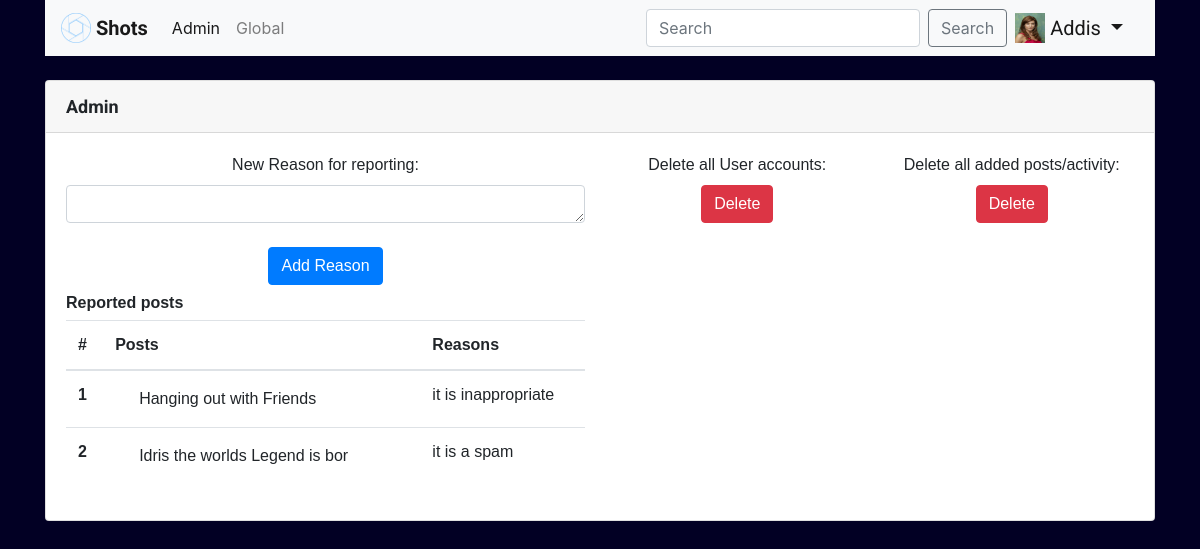
Screenshot of /adminPage.php (signed in) with the database file from the repository.
### tables this page shows
CREATE TABLE `tbprofilepic` (
  `user_id` int(11) NOT NULL,
  `filename` varchar(50) NOT NULL
);

CREATE TABLE `tbusers` (
  `user_id` int(11) NOT NULL,
  `name` char(100) NOT NULL,
  `surname` char(100) NOT NULL,
  `email` char(100) NOT NULL,
  `password` char(100) NOT NULL,
  `birthday` date NOT NULL
);

CREATE TABLE `tbreport` (
  `id` int(11) NOT NULL,
  `reporter_user_id` int(11) NOT NULL,
  `post_id` int(11) NOT NULL,
  `reason` varchar(100) NOT NULL
);

CREATE TABLE `tbgallery` (
  `image_id` int(11) NOT NULL,
  `user_id` int(11) NOT NULL,
  `filename` char(50) NOT NULL,
  `description` char(30) NOT NULL,
  `hashtags` char(50) NOT NULL
);

### adminPage.php (the view, shortened to what this page needs)
<?php include './config.php' ?>
<!DOCTYPE html>
<html lang="en">
    <head>
        <link rel="stylesheet" href="https://stackpath.bootstrapcdn.com/bootstrap/4.5.2/css/bootstrap.min.css">
        <link href="https://stackpath.bootstrapcdn.com/font-awesome/4.7.0/css/font-awesome.min.css" rel="stylesheet">
        <link rel="stylesheet" type="text/css" href="css/style.css">
    </head>
    <body class="darkMode">
      <div class="container">
        <nav class="navbar navbar-expand navbar-light bg-light">
          <a class="navbar-brand navText" href="homepage.php">
            <img src="./Favicon/1x/Asset1.png" width="30" height="30" class="d-inline-block align-top" alt="">
            Shots
          </a>
          <div class="collapse navbar-collapse" id="navbarNavDropdown">
            <ul class="navbar-nav mr-auto mt-2 mt-lg-0">
              <li class="nav-item active">
                <a class="nav-link" href="#">Admin <span class="sr-only">(current)</span></a>
              </li>
              <li class="nav-item">
                <a class="nav-link" href="global.php">Global</a>
              </li>
            </ul>
            <form class="form-inline my-2 my-lg-0" method="POST" action="search.php">
              <input class="form-control mr-sm-2" name="search" type="search" placeholder="Search">
              <button class="btn btn-outline-secondary my-2 my-sm-0" type="submit">Search</button>
            </form>
            <div class="bs-example ml-2">
              <div class="dropdown">
                  <a class="navbar-brand navProfile dropdown-toggle" data-toggle="dropdown" href="#">
                    <?php
                      $user = $_SESSION['user'];
                      $query89 = "SELECT * FROM tbusers WHERE user_id = '$user'";
                      $res89 = $mysqli->query($query89);
                      $row89 = mysqli_fetch_array($res89);
                      $query = "SELECT * FROM tbprofilepic WHERE user_id = '$user'";
                      $res = $mysqli->query($query);
                      $noProfile = "profilePic/no-profile-image.png";
                      if($row = mysqli_fetch_array($res)){
                        echo "<img src=" . $row['filename'] . " width='30' height='30' class='d-inline-block align-top' alt=''>";
                        echo "&nbsp;" . $row89['name'] ;
                      }else {
                        echo "<img src=" . $noProfile . " width='30' height='30' class='d-inline-block align-top' alt=''>";
                        echo "&nbsp;" . $row89['name'] ;
                      }
                    ?>
                  </a>
              </div>
          </div>
          </div>
        </nav>
        <br/>
        <div class="row align-items-center justify-content-center">
          <div class="col-sm-12 col-12">
            <div class="card">
              <div class='card-header'>
                Admin
              </div>
							<div class="card-body">
								<div class="row">
                  <div class="col-12 col-lg-6">
                    <form method="POST" action="addReason.php" class="text-center">
                      <label for="reason">New Reason for reporting:</label>
                      <textarea class="form-control" id="reason" name="reason" rows="1"></textarea><br/>
                      <button type="submit" class="btn btn-primary">Add Reason</button>
                    </form>
                  </div>
                  <div class="col-12 col-lg-3">
                    <form method="POST" action="deleteUsers.php" class="text-center">
                      <label for="reason">Delete all User accounts:</label><br/>
                      <button type="submit" class="btn btn-danger">Delete</button>
                    </form>
                  </div>
                  <div class="col-12 col-lg-3">
                    <form method="POST" action="clearPosts.php" class="text-center">
                      <label for="reason">Delete all added posts/activity:</label><br/>
                      <button type="submit" class="btn btn-danger">Delete</button>
                    </form>
                  </div>
                  <br/>
                  <div class="col-12 col-lg-6 mt-2"><h6><b> Reported posts</b> </h6>
                    <table class="table">
                      <thead>
                        <tr>
                          <th scope="col">#</th>
                          <th scope="col">Posts</th>
                          <th scope="col">Reasons</th>
                        </tr>
                      </thead>
                      <tbody>
                  <?php
                    $query6 = "SELECT * FROM tbreport ";
    					      $res6 = $mysqli->query($query6);
                    $i = 0;
                    while($row6 = mysqli_fetch_array($res6)) {
                      $i++;
                      $s = $row6["post_id"];
                      $query = "SELECT * FROM tbgallery WHERE image_id = '$s'";
                      $res = mysqli_query($mysqli, $query);
                      $row = mysqli_fetch_array($res);
                      echo "<tr>
                        <th scope='row'>" . $i . "</th>
                        <td><form method='POST' action='posted.php'>
                          <input type='hidden' name='pt' id='pt' value = '" . $row["image_id"] . "'/>
                          <input type='submit' class='dropdown-item' value = '" . $row["description"] . "' />
                        </form></td>
                        <td>" . $row6["reason"] . "</td>
                      </tr>";
                    }
                  ?>
                      </tbody>
                    </table>
                  </div>
                </div>
              </div>
            </div>
          </div>
        </div>
    </body>
  </html>

### css/style.css (style rules this page uses)
body.darkMode { background: rgb(2,0,36); }
.card-header { font-family: 'Roboto', sans-serif; font-size: 18px; font-weight: bold; }
.card-body { font-family: 'Noto Sans JP', sans-serif; }
@media only screen and (min-width: 992px) { .navText { font-family: 'Roboto', sans-serif; font-size: 20px; font-weight: bold; } }
@media only screen and (min-width: 992px) { .navProfile { font-family: 'Roboto', sans-serif; font-size: 20px; color: grey; } }

### rows the page displays
tbprofilepic: filename (picture)
tbusers: name "Addis"
tbreport: description "Hanging out with Friends", reason "it is inappropriate"
tbreport: description "Idris the worlds Legend is bor", reason "it is a spam"
